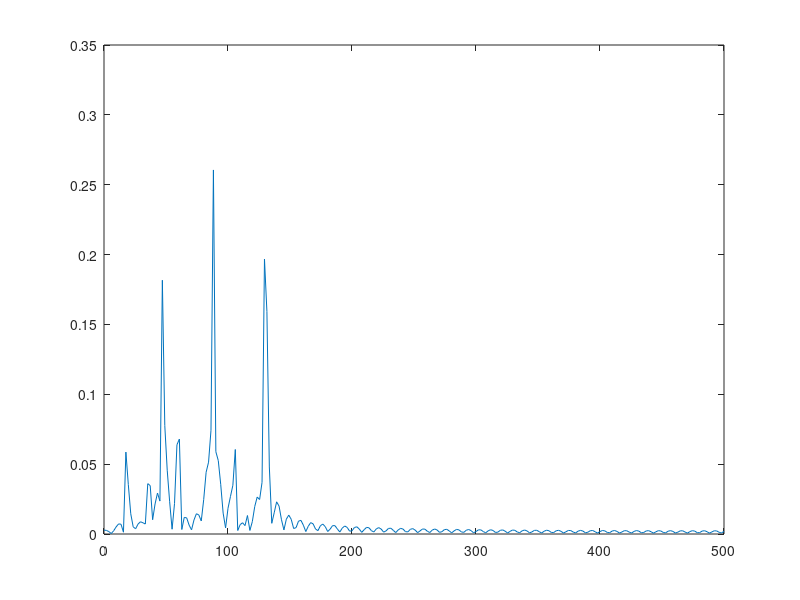

This figure's MATLAB source: (Note: this script raises an error after producing the figure.)
load('w_t.mat');
load('p_t.mat');

fs1=1000;
T1=1/fs1;
L1=length(z_1);
t1=(0:L1-1)*T1;
N1=2^nextpow2(L1);
y1=fft(z_1,N1)/L1;
f1=fs1/2*linspace(0,1,N1/2);
figure(1)
plot(f1,2*abs(y1(1:N1/2)));

fs2=1000;
T2=1/fs2;
L2=length(z_2);
t2=(0:L2-1)*T2;
N2=2^nextpow2(L2);
y2=fft(z_2,N2)/L2;
f2=fs2/2*linspace(0,1,N2/2);
figure(2)
plot(f2,2*abs(y2(1:N2/2)));
